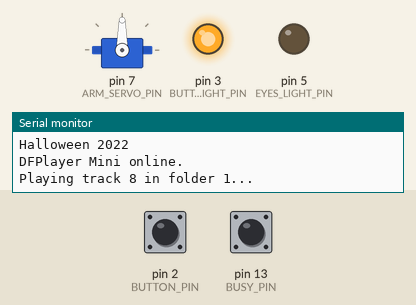
Recording of a sketch running on a simulated Arduino Uno, built with avr-gcc and run on an emulated ATmega328P. Parts: servo, output pins drawn as LEDs (lit = HIGH), the last lines printed to the serial monitor. Inputs (shaded band) come from the test bench; at power-on: pin 2 (BUTTON_PIN) HIGH, pin 13 (BUSY_PIN) HIGH. Random numbers use the default seed unless the sketch sets one; the audio player accepts every command and is not drawn.

Above: at 1.39 s.
1.8 s: pin 2 (BUTTON_PIN) pulled LOW for 3.2 s
At 2.8 s:
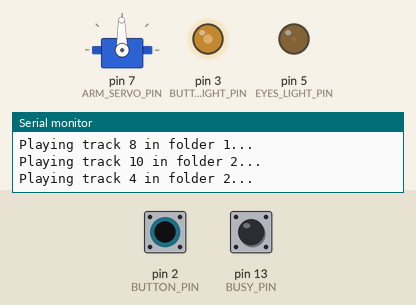
At 5.1 s:
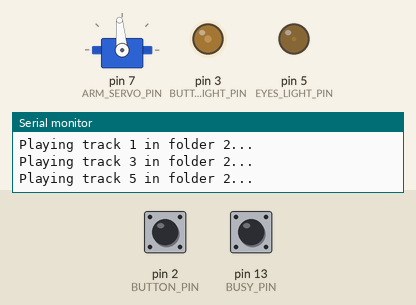
6.5 s: pin 13 (BUSY_PIN) pulled LOW for 0.15 s
At 9.11 s:
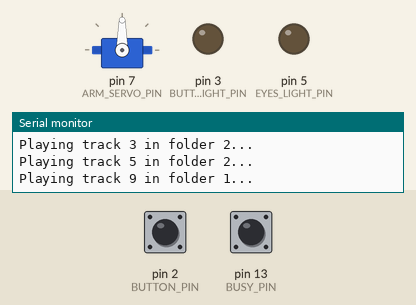
9.5 s: pin 2 (BUTTON_PIN) pulled LOW for 0.15 s
12.5 s: pin 13 (BUSY_PIN) pulled LOW for 1 s
At 13.4 s:
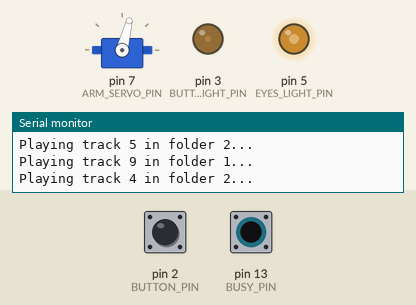
15.5 s: pin 2 (BUTTON_PIN) pulled LOW for 1 s
18.5 s: pin 13 (BUSY_PIN) pulled LOW for 0.15 s
Timing chart, 0 to 22.5 s (numbered marks = the images above; inputs shaded):
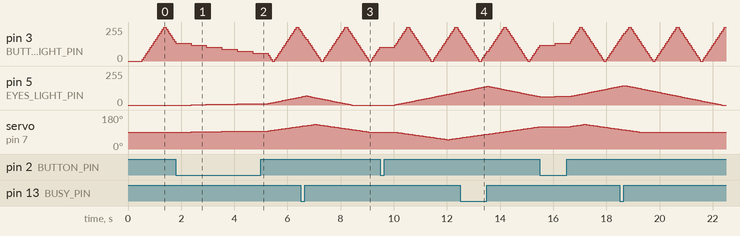

The sketch:

halloween2022.ino
```cpp
#include <SoftwareSerial.h>
#include <DFRobotDFPlayerMini.h>
#include <Servo.h>

#define BUTTON_PIN 2
#define BUTTON_LIGHT_PIN 3
#define EYES_LIGHT_PIN 5
#define BUSY_PIN 13
#define ARM_SERVO_PIN 7

#define MUSIC 1
#define SOUND_EFFECTS 2

#define MUSIC_TRACKS_QTY 15
#define SOUND_EFFECTS_TRACKS_QTY 10

SoftwareSerial mySoftwareSerial(10, 11); // RX, TX
DFRobotDFPlayerMini myDFPlayer;
Servo armServo;

bool movingArmModeOn;

int busyState = 0;
int prevBusyState = 0;

unsigned long lastDebounceTime = 0;
unsigned long debounceDelay = 0;

int buttonLightLevel = 0;
bool buttonLightAsc = true;
int buttonLightStep = 15;

int eyesLightLevel = 0;
bool eyesLightAsc = false;
int eyesLightStep = 2;

int armServosPositionDegrees = 90;
bool armServosPositionClockwise = true;
int armServosPositionStep = 1;

void setup() {
  pinMode(BUTTON_PIN, INPUT_PULLUP);
  pinMode(BUTTON_LIGHT_PIN, OUTPUT);
  pinMode(EYES_LIGHT_PIN, OUTPUT);
  pinMode(BUSY_PIN, INPUT_PULLUP);

  armServo.attach(ARM_SERVO_PIN);

  mySoftwareSerial.begin(9600);
  Serial.begin(115200);

  Serial.println();
  Serial.println("Halloween 2022");

  if (!myDFPlayer.begin(mySoftwareSerial)) {  //Use softwareSerial to communicate with mp3.
    Serial.println("Unable to begin:");
    Serial.println("1. Please recheck the connection!");
    Serial.println("2. Please insert the SD card!");
    while (true) {
      delay(0); // Code to compatible with ESP8266 watch dog.
    }
  }

  Serial.println("DFPlayer Mini online.");

  myDFPlayer.setTimeOut(500); //Set serial communictaion time out 500ms

  myDFPlayer.volume(20);  //Set volume value. From 0 to 30

  playRandomTrackInFolder(MUSIC, MUSIC_TRACKS_QTY);

  // initialise the BUSY states
  busyState = digitalRead(BUSY_PIN);
  prevBusyState = busyState;

  // Set servo to initial position
  movingArmModeOn = false;
  armServo.write(armServosPositionDegrees);
}

void loop() {
  int pushButton = digitalRead(BUTTON_PIN);
  if (pushButton == LOW) {
    eyesLightAsc = true;
    playRandomTrackInFolder(SOUND_EFFECTS, SOUND_EFFECTS_TRACKS_QTY);
    movingArmModeOn = true;
    delay(500);
  }

  int reading = digitalRead(BUSY_PIN);
  if (reading != prevBusyState) {
    lastDebounceTime = millis();
  }

  if ((millis() - lastDebounceTime) > debounceDelay) {
    if (reading != busyState) {
      busyState = reading;

      if (busyState == HIGH) {
        eyesLightAsc = false;
        playRandomTrackInFolder(MUSIC, MUSIC_TRACKS_QTY);
      }
    }
  }
  prevBusyState = reading;

  updateButtonLight();
  updateEyesLight();
  updateArmServosPosition();

  delay(50);
}

void playRandomTrackInFolder(int folderNumber, int tracksQty) {
  int track = random(1, tracksQty + 1);

  Serial.print("Playing track ");
  Serial.print(track);
  Serial.print(" in folder ");
  Serial.print(folderNumber);
  Serial.println("...");
  myDFPlayer.playFolder(folderNumber, track);
}

void updateButtonLight() {
  int buttonLightLevelDelta = buttonLightAsc ? buttonLightStep : -buttonLightStep;
  buttonLightLevel += buttonLightLevelDelta;
  if (buttonLightLevel > 255) {
    buttonLightLevel = 255;
    buttonLightAsc = false;
  } else if (buttonLightLevel < 0) {
    buttonLightLevel = 0;
    buttonLightAsc = true;
  }

  analogWrite(BUTTON_LIGHT_PIN, buttonLightLevel);
}

void updateEyesLight() {
  int eyesLightLevelDelta = eyesLightAsc ? eyesLightStep : -eyesLightStep;
  eyesLightLevel += eyesLightLevelDelta;
  if (eyesLightLevel > 255) {
    eyesLightLevel = 255;
  } else if (eyesLightLevel < 0) {
    eyesLightLevel = 0;
  }

  analogWrite(EYES_LIGHT_PIN, eyesLightLevel);
}

void updateArmServosPosition() {
  if (!movingArmModeOn) {
    return;
  }

  int armServoPositionDegreesDelta = armServosPositionClockwise ? armServosPositionStep : -armServosPositionStep;
  armServosPositionDegrees += armServoPositionDegreesDelta;

  if (armServosPositionDegrees == 90 && !armServosPositionClockwise) {
    movingArmModeOn = false;
  }

  if (armServosPositionDegrees > 130) {
    armServosPositionDegrees = 130;
    armServosPositionClockwise = false;
  } else if (armServosPositionDegrees < 50) {
    armServosPositionDegrees = 50;
    armServosPositionClockwise = true;
  }

  armServo.write(armServosPositionDegrees);
}
```

Measured:
- after the input at 1.8 s, pin 5 (EYES_LIGHT_PIN): moves from 0/255 to 60/255 over 4.1 s, starting after 0.57 s; servo on pin 7 (ARM_SERVO_PIN): moves from 90° to 120° over 4.1 s, starting after 0.57 s
- after the input at 9.5 s, pin 5 (EYES_LIGHT_PIN): moves from 0/255 to 98/255 over 2.4 s, starting after 0.55 s
